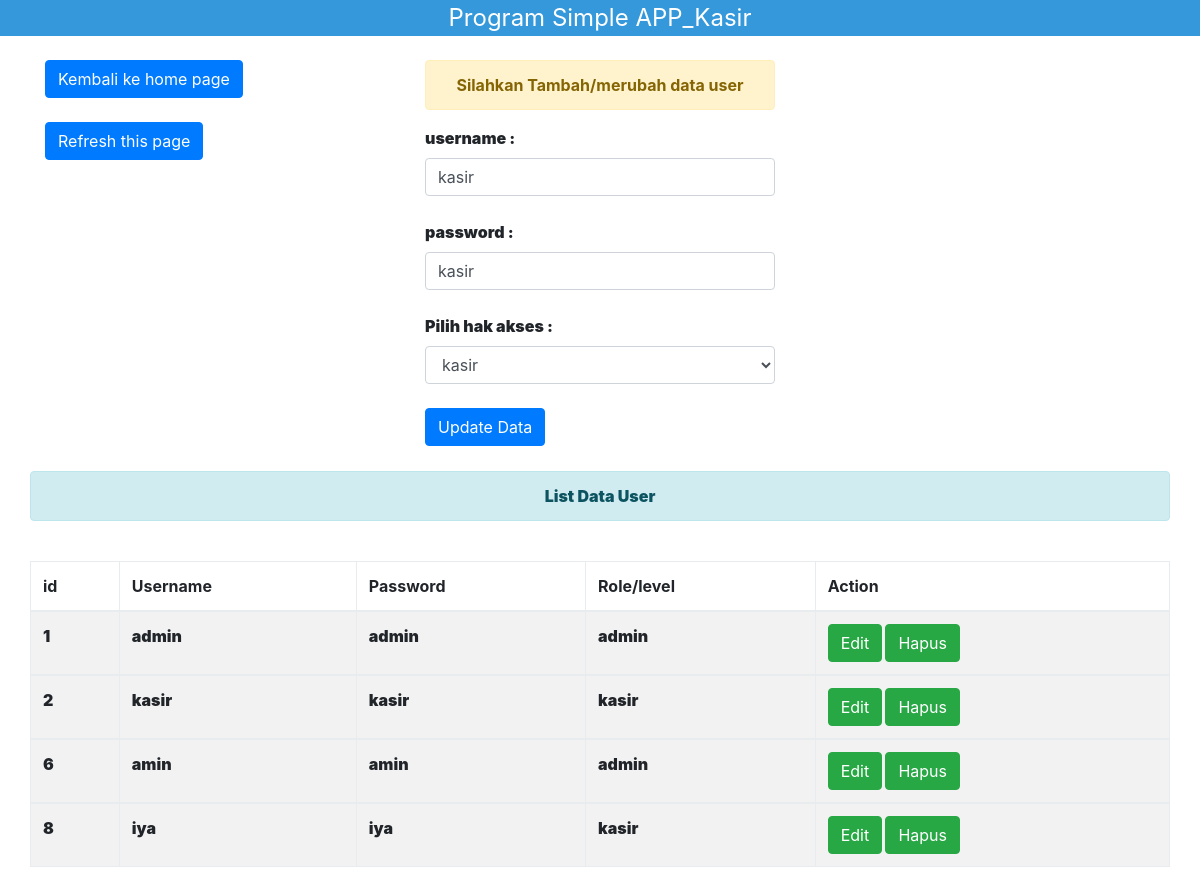
The app's page /manage/user.php?edit=2 with its own data.
### tables this page shows
CREATE TABLE IF NOT EXISTS `user` (
  `id` int(11) NOT NULL AUTO_INCREMENT,
  `username` varchar(25) DEFAULT NULL,
  `password` varchar(25) DEFAULT NULL,
  `level` enum('admin','kasir') DEFAULT NULL,
  PRIMARY KEY (`id`)
);

### manage/user.php (the view, shortened to what this page needs)
<?php
require_once 'header.php';
include '../configuration/konek.php';
?>
<div class="container">
<br>
  <div class="row">
    <div class="col-md-4">
      <a href="index.php"><button class="btn btn-primary">Kembali ke home page</button></a><br><br>
      <a href="user.php"><button class="btn btn-primary">Refresh this page</button></a>
    </div>
    <div class="col-md-4">
            <?php
        if (isset($_GET['edit'])) {
          $tampil = $konek->query("select * from user where id=".$_GET['edit']);
          $tam = $tampil->fetch_array(MYSQLI_BOTH);
        }
            ?><font class="alert alert-success card card-title"><b>Update Data Berhasil!!<b></font>
        <center><font class="alert alert-warning card card-title"><b>Silahkan Tambah/merubah data user<b></font></center>
        <form action="" method="post">
          <label>username :</label>
          <input type="text" name="useradd" value="<?php if(isset($_GET['edit'])){ echo $tam['1']; } ?>" class="form-control" placeholder="masukan username"><br>
          <label>password :</label>
          <input type="text" name="passadd" value="<?php if(isset($_GET['edit'])){ echo $tam['2']; } ?>" class="form-control" placeholder="masukan password"><br>
          <label>Pilih hak akses :</label>
          <select name="leveladd" class="form-control">
            <option value="admin"><?php if(isset($_GET['edit'])){ echo $tam['3']; } ?></option>
          </select><br>
          <?php
            if (isset($_GET['edit'])) {
              ?><button name="update" class="btn btn-primary">Update Data</button>
              <?php
            }else{
              ?><button name="tambah" class="btn btn-primary">Tambah Data</button>
              <?php
            }
          ?>
        </form>
    </div>
  </div>
  <div class="col-md-4"></div>
</div>
<br>
<div class="container-fluid">
  <div class="col-md-12">
    <center><font class="alert alert-info card card-title"><b>List Data User<b></font></center>
    <br>
    <form action="" method="get">
      <table class="table table-striped table-bordered">
        <thead>
          <tr>
            <th>id</th>
            <th>Username</th>
            <th>Password</th>
            <th>Role/level</th>
            <th>Action</th>
          </tr>
        </thead>
        <?php
        $query = mysqli_query($konek, "select * from user");{
        while ($r = mysqli_fetch_array($query)){
         ?>
        <tbody>
          <tr>
            <td><?php echo $r['0']; ?></td>
            <td><?php echo $r['1']; ?></td>
            <td><?php echo $r['2']; ?></td>
            <td><?php echo $r['3']; ?></td>
            <td>
              <a href="?edit=<?php echo $r['0'] ?>" class="btn btn-success">Edit</a>
              <a href="?hapus=<?php echo $r['0'] ?>" class="btn btn-success">Hapus</a>
            </td>
          </tr>
        </tbody>
      <?php } } ?>
      </table>
    </form>
  </div>
</div>
<?php require_once 'footer.php'; ?>

### records on screen
user: useradd "kasir", passadd "kasir", leveladd "kasir", id "2", username "kasir", password "kasir", level "kasir"
user: id "1", username "admin", password "admin", level "admin"
user: id "6", username "amin", password "amin", level "admin"
user: id "8", username "iya", password "iya", level "kasir"
